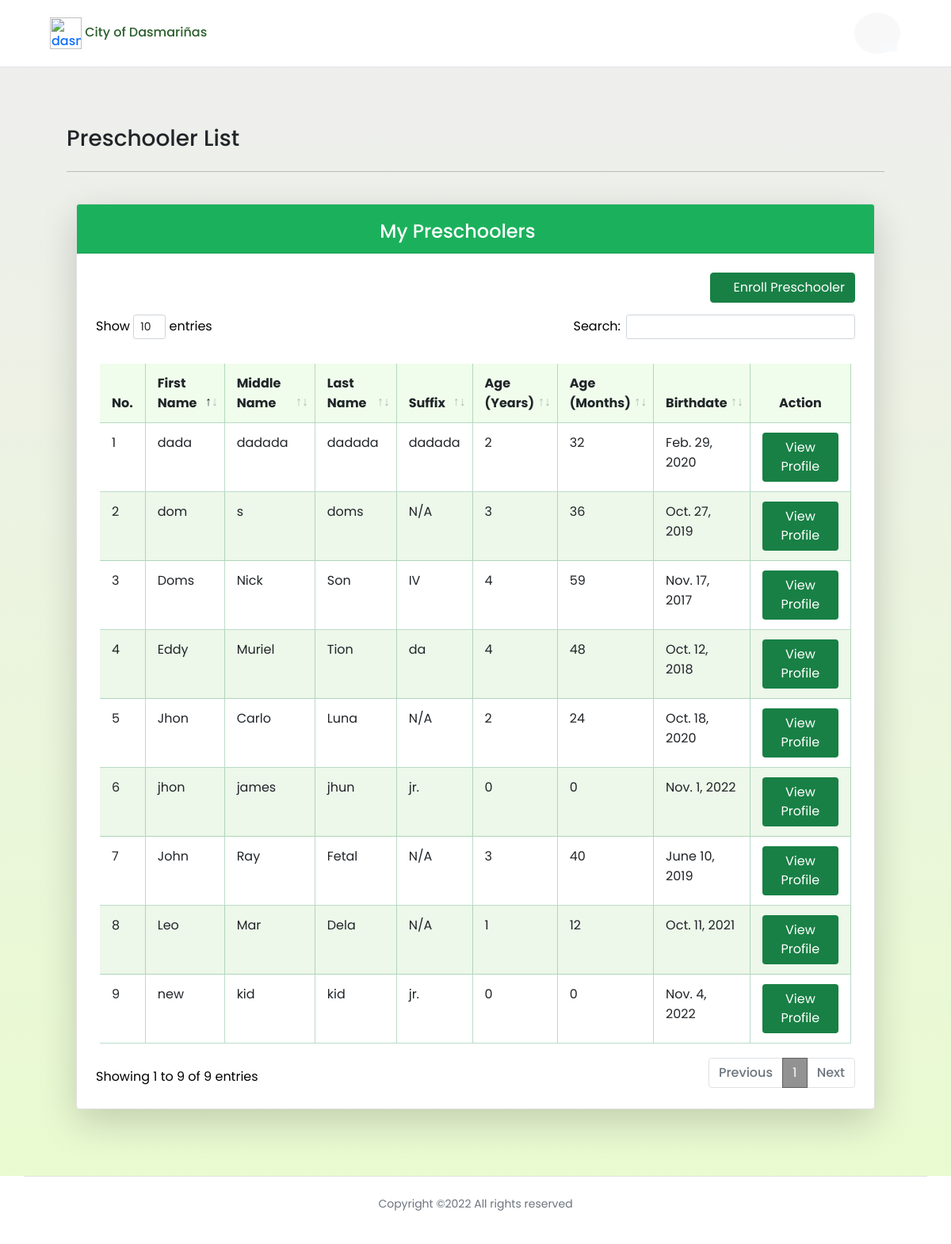
Screenshot of /home (signed in) with the database file from the repository.
### profilingApp/models.py (models this page shows, shortened)
class Preschooler(Model):
    GENDER = [('Male', 'Male'),
              ('Female', 'Female'),]
    parent = models.ForeignKey(Parent, on_delete=CASCADE)
    first_name = models.CharField(max_length=100)
    last_name = models.CharField(max_length=100)
    middle_name = models.CharField(max_length=100)
    suffix_name = models.CharField(max_length=100, null=True, blank=True)
    birthday = models.DateField(null=True, blank=True)
    height = models.FloatField(null=True, validators=[MinValueValidator(45.0), MaxValueValidator(120.0)])
    weight = models.FloatField(null=True, validators=[MinValueValidator(1.0), MaxValueValidator(28.0)])
    gender = models.CharField(max_length=100, choices=GENDER, null=True)
    date_measured = models.DateField(null=True, blank=True)
    health_problem = models.CharField(max_length=500, null=True)
    history= HistoricalRecords()
    def age_years(self):
        today = date.today()
        one_or_zero = ((today.month, today.day) < (self.birthday.month, self.birthday.day))
        year_difference = today.year - self.birthday.year
        return int(year_difference - one_or_zero)
    def age_months(self):
        today = date.today()
        date_diff = today - self.birthday
        in_days = date_diff.days
        return int((in_days) / (365 / 12))

### profilingApp/views.py (the view, shortened to what this page needs)
# urls.py: path('home', views.parent_home, name='parent_home'),
@login_required(login_url='login_registration')
def parent_home(request):
    parent_user = Parent.objects.get(user_id=request.user.id)
    preschooler = Preschooler.objects.filter(parent=parent_user)
    context = {'preschoolers': preschooler}
    return render(request, 'activities/Parent Home.html', context)

### profilingApp/templates/activities/Parent Home.html (shortened to what this page needs)
{% load static %}
<html lang="en">
<head>
    <link rel="stylesheet" href="{% static '/CSS/DataTables/datatables.min.css' %}">
    <link rel="stylesheet" href="{% static '/CSS/styles.css' %}">
    <link rel="stylesheet" href="{% static '/CSS/font-awesome/css/all.min.css' %}">
    <link rel="stylesheet" href="{% static '/CSS/css/bootstrap.min.css' %}">
</head>
    <div class="site-header" id="header">
        <nav class="navbar fixed-top navbar-expand-lg navbar-dark index__navbar scrolled border-bottom" id="header">
            <div class="container-fluid justify-content-between px-4 mx-4" >
                <div>
                    <a href="#" class="name" style="text-decoration: none;">
                        <img class="navbar-icon" style="margin-left:15px;" src="{% static '/Media/avatar.png' %}" alt="dasma-logo">
                        <span id="hidetitle" class="brand__name" style="color:#2c5f2dff;">City of Dasmariñas</span>
                    </a>
                </div>
                <div class="btn-group my-2 mx-3">
                    <li>
                        <a class="btn nav-link" id="parentButton" data-bs-toggle="dropdown" data-toggle="tooltip" data-bs-placement="bottom" data-bs-offset="0,7"
                        title="User" aria-expanded="false">
                            <i class="fa fa-fw fa-user-cog bi" style="font-size: 24px;"></i>
                            <span class="position-absolute top-100 start-75 translate-middle badge rounded-pill text-dark" style="border-radius: 50%;">
                                <i class="fa fa-lg fa-fw fa-caret-down bg-light" style="border-radius: 25%; margin-bottom: 15px;"></i>
                            </span></a>
                    </li>
                </div>
            </div>
        </nav>
    </div>
<body>
    <div id="grid" class="container-fluid" style="padding:7%; margin-top:50px;">
        <div class="container-grid">
            <div class="">
                <div class="row">
                    <div class="col">
                        <h3 style="text-align:left;">Preschooler List</h3>
                    </div>
                </div>
            <hr>
            <br>
            </div>
        </div>
    <div class="container text-black">
            <div class="row">
                <div class="col">
                    <div class="card shadow-lg bg-white rounded h-100">
                        <div class="card-header">
                            <h4 style="Padding: 10px 40px 0px 0px;">My Preschoolers</h4>
                        </div>
                        <div class="card-body p-4">
                        <div class="d-flex justify-content-sm-end justify-content-center" >
                            <button style="margin-bottom: 15px; background-color: #188045;border-color:#188045;" type="button" class="btn btn-primary" data-bs-toggle="modal" data-bs-target="#addSched"><span class="fa fa-calendar-alt"></span> Enroll Preschooler</button>
                        </div>
                        <div class="table-responsive">
                            <table class="table table-hover table-cell-border" id="preschoolers_table">
                                <thead>
                                    <tr>
                                        <th scope="col">No.</th>
                                        <th scope="col">First Name</th>
                                        <th scope="col">Middle Name</th>
                                        <th scope="col">Last Name</th>
                                        <th scope="col">Suffix</th>
                                        <th scope="col">Age (Years)</th>
                                        <th scope="col">Age (Months)</th>
                                        <th scope="col">Birthdate</th>
                                        <th scope="col" class="nosort text-center">Action</th>
                                    </tr>
                                </thead>
                                <tbody>
                                    {% for preschooler in preschoolers %}
                                    <tr>
                                        <td></td>
                                        <td>{{ preschooler.first_name }}</td>
                                        <td>{{ preschooler.middle_name }}</td>
                                        <td>{{ preschooler.last_name }}</td>
                                        {% if preschooler.suffix_name is None %}
                                            <td>N/A</td>
                                        {% elif preschooler.suffix_name == '' %}
                                            <td>N/A</td>
                                        {% else %}
                                            <td>{{ preschooler.suffix_name }}</td>
                                        {% endif %}
                                        <td>{{ preschooler.age_years }}</td>
                                        <td>{{ preschooler.age_months }}</td>
                                        <td>{{ preschooler.birthday }}</td>
                                        <td style="text-align: center;">
                                            <div>
                                                <a href="{% url 'parent_preschooler' preschooler.id %}"><button type="button" style="background-color: #188045; color: white;" class="btn">View Profile</button></a>
                                            </div>
                                        </td>
                                    </tr>
                                    {% endfor %}
                                </tbody>
                            </table>
                        </div>
                    </div>
                    </div>
                </div>
            </div>
        </div>
    </div>
    <div class="footer text-muted">
        <div class="container">
            <div class="row text-center align-items-center">
                    <div class="border-top p-4">
                        <p class="copyright"><small>
                        Copyright ©<script>document.write(new Date().getFullYear());</script> All rights reserved
                        </small>
                        </p>
                    </div>
            </div>
        </div>
      </div>
</body>

### profilingApp/static/CSS/styles.css (style rules this page uses)
.fixed-top { position: sticky; top: 0; right: 0; left: 0; z-index: 1030; max-height: 85px; background-color: white; border-bottom: 3px; }
.navbar-icon { width: 40px; max-width: 40px; }
img { vertical-align: middle; border-style: none; }
* { margin: 0; padding: 0; box-sizing: border-box; font-family: 'Poppins', sans-serif; }
li, a, button { font-family: 'Poppins', sans-serif; font-weight: 500; font-size: 16px; color:#188045; text-decoration: none; }
li { list-style: none; display: list-item; text-align: -webkit-match-parent; }
a { text-decoration: none; }
table { padding: 25px 5px 10px 5px; }
thead { border-color: rgba(23, 128, 69, 0.514)!important; background-color: #f0fdec; text-align: left !important; }
th, td { border-right: 1px solid !important; padding: 12px 15px !important; border-color: rgba(23, 128, 69, 0.288)!important; }
tbody tr:nth-of-type(even) { background-color: #edf7ea; }
#parentButton { color:rgba(0, 19, 0, 0.87); padding: 13 13 13 13; background-color: #ebebeb60; border-radius: 50%; margin-left: 15px; position: relative; }
#grid,#footer,#header { transition: 0.5s ease-in-out; }
#grid { background-image: linear-gradient(to top, rgba(230, 250, 202, 0.884),rgba(228, 228, 227, 0.624)); position: relative; padding: 3%; width: 100%; margin-top: 85px; min-height: 800px; }
.card-header { font-size: 13px; font-family: 'Poppins', sans-serif;; background-color:rgb(27, 177, 92) !important; color:white; padding: 10px 15px 5px 10px !important; text-align: center; }
html { width: 100%; height: 100%; }
body { color: rgba(0, 0, 0, 0.6); font-family: 'Poppins', sans-serif; font-size: 14px; line-height: 1.6em; -webkit-font-smoothing: antialiased; -moz-osx-font-smoothing: grayscale; }
::placeholder { color:rgba(255, 255, 255, 0.253); }
.row { display: -webkit-box; display: -ms-flexbox; display: flex; -ms-flex-wrap: wrap; flex-wrap: wrap; margin-right: 15px; margin-left: 15px; }
p { display: block; margin-block-start: 1em; margin-block-end: 1em; margin-inline-start: 0px; margin-inline-end: 0px; }
.col-6, .col-7, .col-12, .col, .col-sm-3, .col-sm-6, .col-md-3, .col-md-4, .col-md-5, .col-md-6, .col-md-8, .col-md-9, .col-md-10, .col-md-12, .col-lg-3, .col-lg-4, .col-lg-5, .col-lg-6, .col-lg-7, .col-lg-8, .col-lg-10, .col-lg-12, .col-xl-2 { position: relative; width: 100%; padding-right: 15px; padding-left: 15px; }
small, .small { font-size: 80%; font-weight: 400; }
.text-center { text-align: center !important; }
html { font-family: sans-serif; line-height: 1.15; -webkit-text-size-adjust: 100%; -webkit-tap-highlight-color: rgba(0, 0, 0, 0); }

### rows the page displays
Preschooler: first_name "Eddy", middle_name "Muriel", last_name "Tion", suffix_name "da", age_years "4", age_months "48", birthday "Oct. 12, 2018"
Preschooler: first_name "Doms", middle_name "Nick", last_name "Son", suffix_name "IV", age_years "4", age_months "59", birthday "Nov. 17, 2017"
Preschooler: first_name "dom", middle_name "s", last_name "doms", shows "N/A", age_years "3", age_months "36", birthday "Oct. 27, 2019"
Preschooler: first_name "John", middle_name "Ray", last_name "Fetal", shows "N/A", age_years "3", age_months "40", birthday "June 10, 2019"
Preschooler: first_name "Jhon", middle_name "Carlo", last_name "Luna", shows "N/A", age_years "2", age_months "24", birthday "Oct. 18, 2020"
Preschooler: first_name "Leo", middle_name "Mar", last_name "Dela", suffix_name "N/A", age_years "1", age_months "12", birthday "Oct. 11, 2021"
Preschooler: first_name "jhon", middle_name "james", last_name "jhun", suffix_name "jr.", age_years "0", age_months "0", birthday "Nov. 1, 2022"
Preschooler: first_name "new", middle_name "kid", last_name "kid", suffix_name "jr.", age_years "0", age_months "0", birthday "Nov. 4, 2022"
Preschooler: first_name "dada", middle_name "dadada", last_name "dadada", suffix_name "dadada", age_years "2", age_months "32", birthday "Feb. 29, 2020"
